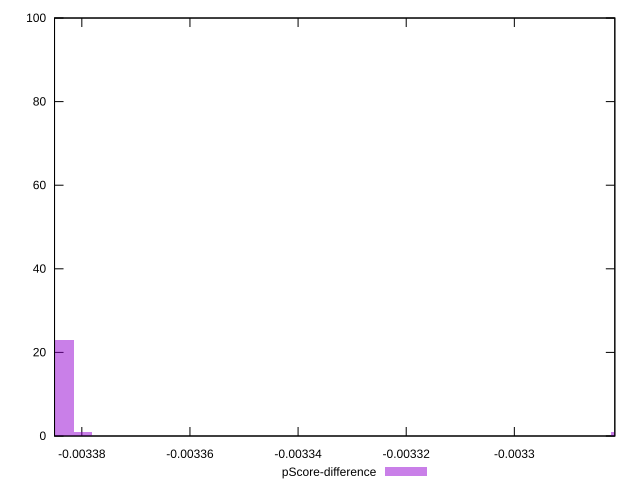

gnuplot code for this plot:
reset

$pScoreDifference <<EOF
-0.003280470939099251 1
-0.0033831996741441124 23
-0.003386623965312274 75
-0.0033797753829759502 1
EOF

set key outside below
set boxwidth 0.000003424291168162057
set xrange [-0.003385047615522385:-0.003281415710582991]
set yrange [0:100]
set trange [0:100]
set style fill transparent solid 0.5 noborder
set terminal svg size 640, 490 enhanced background rgb 'white'
set output "report_00014_2021-02-09T15:56:05.503Z/uses-long-cache-ttl/samples/pages+cached+noadtech+nomedia+nocss/pScore-difference/histogram.svg"

plot $pScoreDifference title "pScore-difference" with boxes

reset
